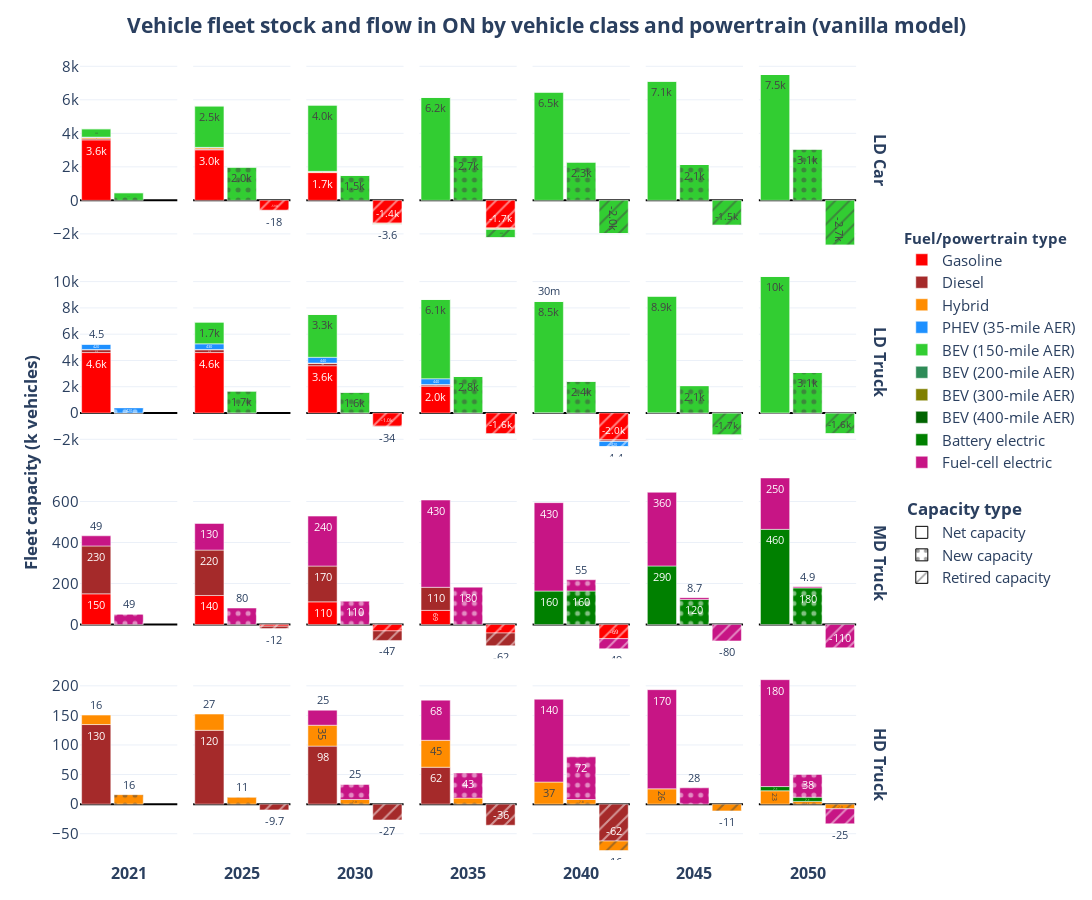

The cell this chart's notebook holds for it:
### Code cell
plot_capacity_flow(
    db_variant='vanilla4', 
    scenario='vanilla4', 
    scenario_title='vanilla model',
)
